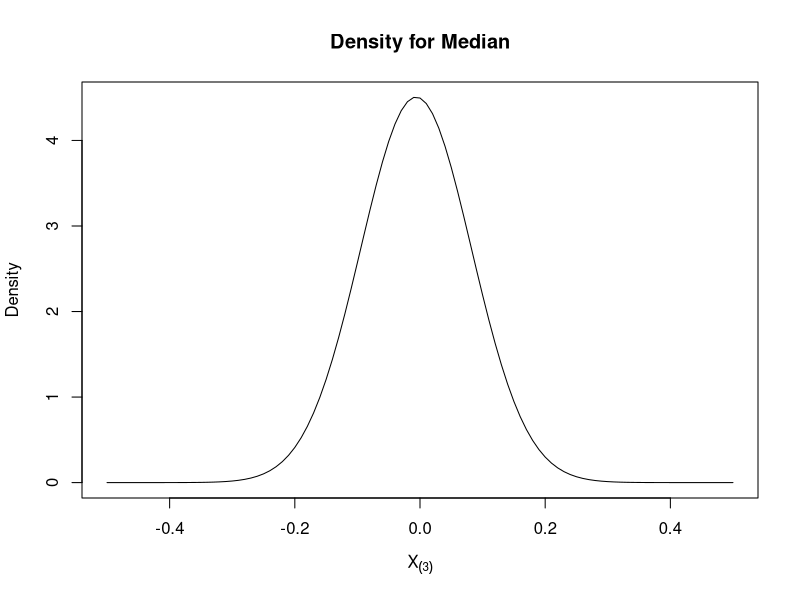
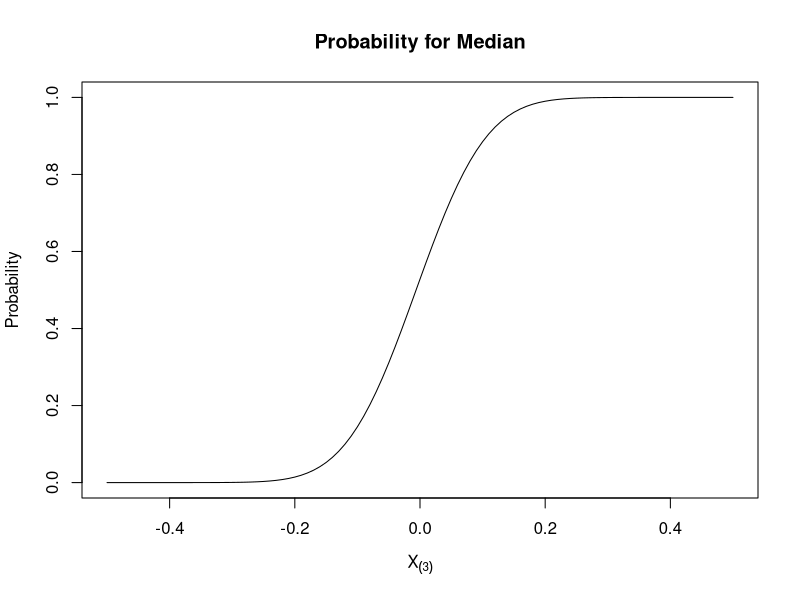
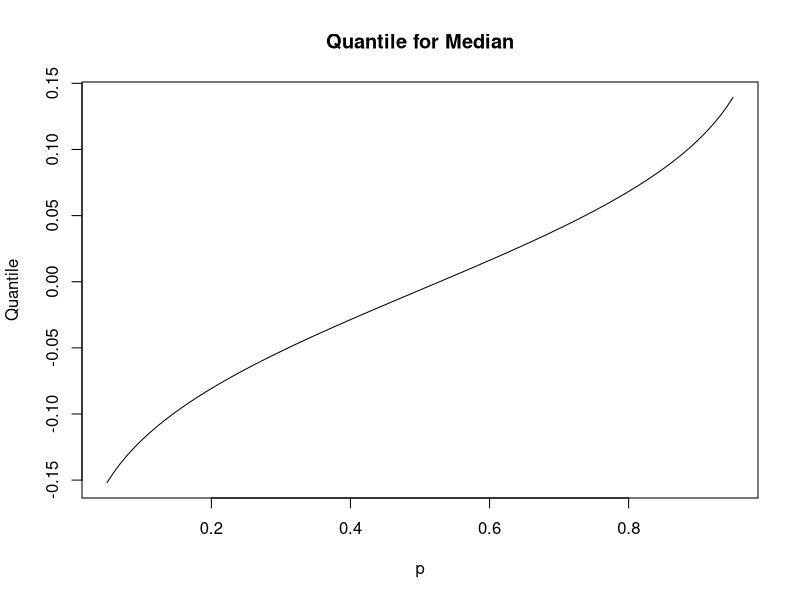
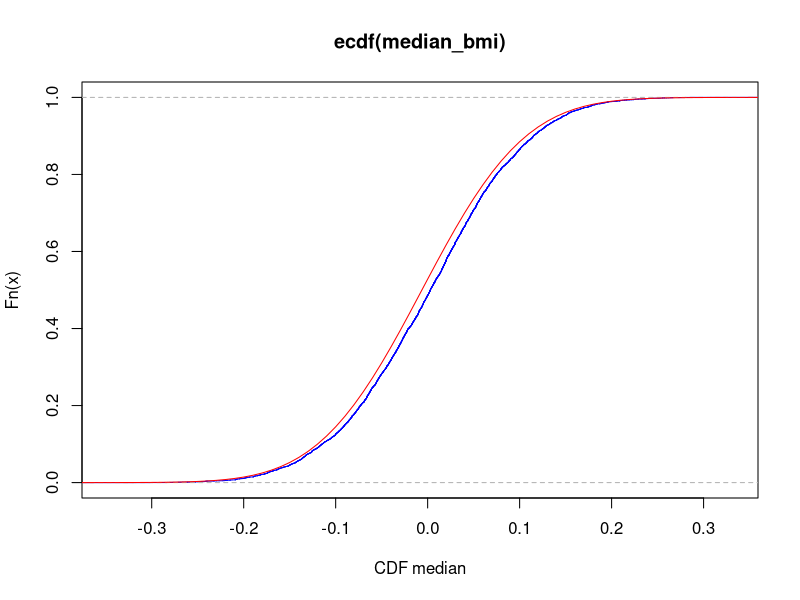
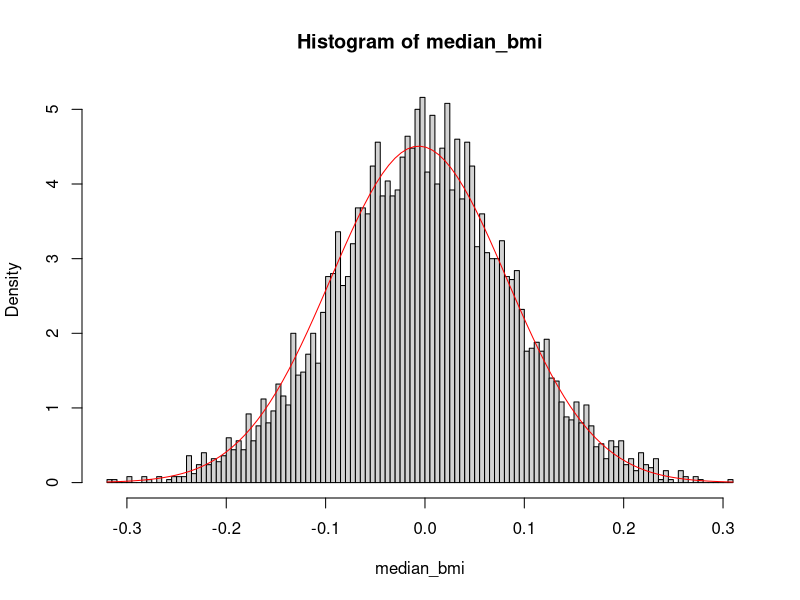
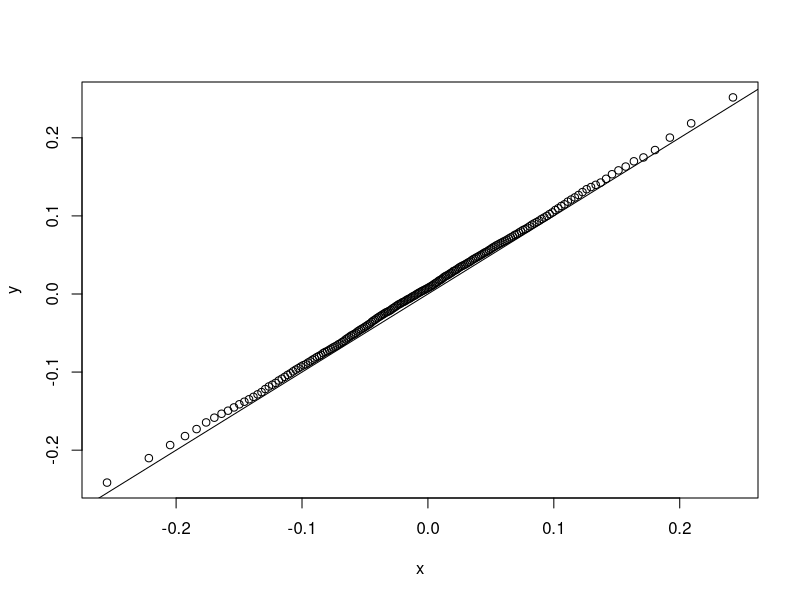
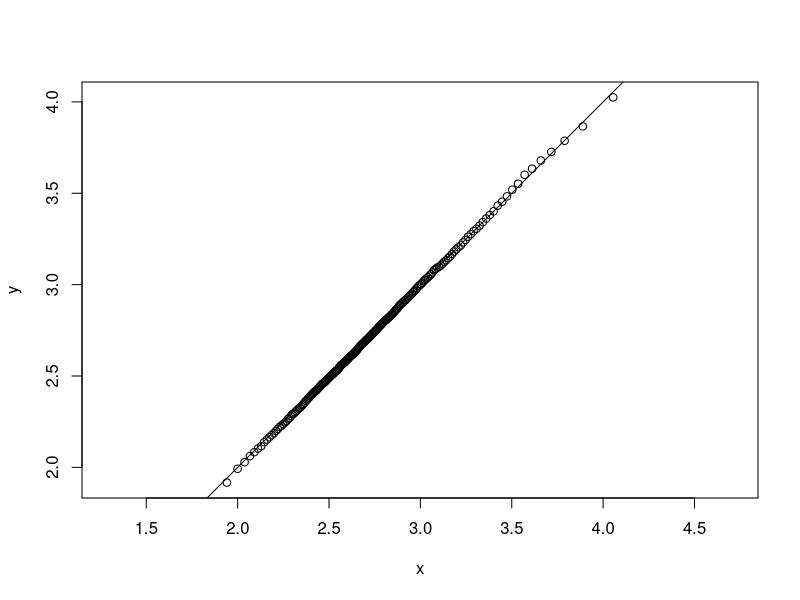
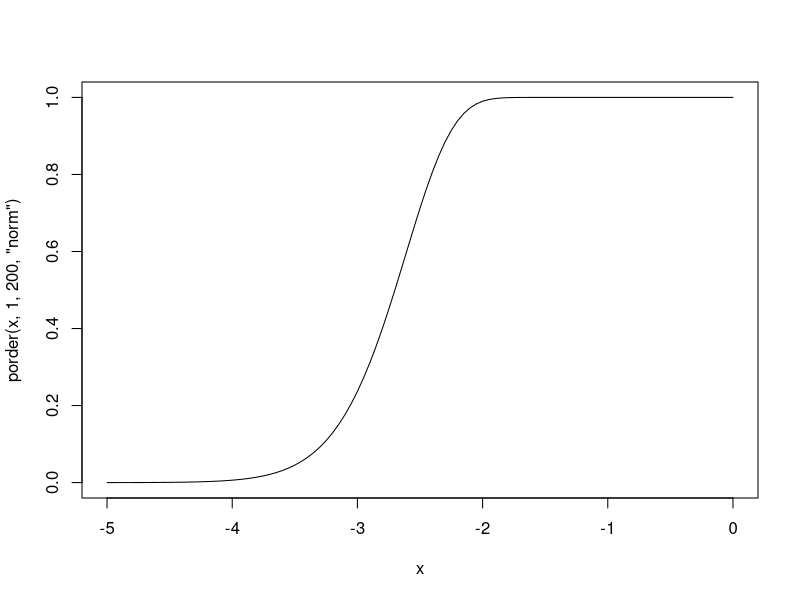

Generate these figures, in order, with R:
## ---- chunk 1
knitr::opts_chunk$set(echo = TRUE)
## ---- chunk 2
library(tidyverse)
library(dplyr)
## ---- chunk 3
dorder <- function(x){
  100*
  choose(200,100)*
  (pnorm(x))^(100-1)*
  (1-pnorm(x))^(200-100)*
  dnorm(x)
}
curve(
    dorder(x)
  , -0.5
  , 0.5
  , xlab = parse(text="X[(3)]")
  , ylab = "Density"
  , main="Density for Median"
)
## ---- chunk 4
porder <- function(x){
  pbinom(100-1, 200, pnorm(x), lower.tail = FALSE)
}
curve(
    porder(x)
  , -0.5
  , 0.5
  , xlab = parse(text="X[(3)]")
  , ylab = "Probability"
  , main="Probability for Median"
)
## ---- chunk 5

data <- data.frame(x=seq(-0.5,0.5,by=0.001)) %>%
  mutate(p=porder(x))
qf1 <- approxfun(data$p,data$x)
qf1(0.7)
curve(qf1,0.05,0.95,, main="Quantile for Median",xlab = "p",ylab = "Quantile")
## ---- chunk 6
median_bmi <- rep(NA, 5000)
for(i in seq_along(median_bmi)){
  bmi <- rnorm(200)
  median_bmi[i] <- median(bmi)
}
plot(ecdf(median_bmi),xlab = parse(text = "CDF~median"),col="blue")
curve(porder(x),-0.5,0.5,add = TRUE, col="red")
## ---- chunk 7
median_bmi <- rep(NA, 5000)
for(i in seq_along(median_bmi)){
  bmi <- rnorm(200)
  median_bmi[i] <- median(bmi)
}
hist(median_bmi,breaks = 100,freq = FALSE)
curve(dorder(x),add = TRUE,col="red")
## ---- chunk 8
p <-ppoints(200)
median_bmi <- rep(NA, 5000)
for(i in seq_along(median_bmi)){
  bmi <- rnorm(200)
  median_bmi[i] <- median(bmi)
}

x<-qf1(p)
y<-quantile(median_bmi,probs = p)
plot(x,y)
abline(0,1)
## ---- chunk 9
dorder <- function(x,k){
  k*
  choose(200,k)*
  (pnorm(x))^(k-1)*
  (1-pnorm(x))^(200-k)*
  dnorm(x)
}
## ---- chunk 10
porder <- function(x,k){
  pbinom(k-1, 200, pnorm(x), lower.tail = FALSE)
}
## ---- chunk 11
qorder <- function(p,k) {
  tmp <- function(x,k){porder(x,k)-p}
  out<-p*0
  for (i in seq_along(p)) {
    out[i] <- uniroot(tmp,c(-5,10),p=p[i])$root
    
  }
  out
}

## ---- chunk 12
M <- 5000 # studies
N <- 200 # sample size
b <- array(rnorm(M*N), c(M, N))
max <- b %>% apply(1, function(x){sort(x)[200]})

qmax <- function(p) {
  tmp <- function(x,p){porder(x,200)-p}
  out<-p*0
  for (i in seq_along(p)) {
    out[i] <- uniroot(tmp,c(-5,10),p=p[i])$root
    
  }
  out
}

x<-qmax((1:199)/200)
y <- quantile(max, probs = (1:199)/200,na.rm = TRUE)
#rg <- range(x, y, na.rm=T)
qqplot(x,y,asp=1)
abline(0,1)

#plot(x,y)

## ---- chunk 13
dorder <- function(x,k,n,dist,...){
  pf <- eval(parse(text=paste0("p" ,dist)))
  df <- eval(parse(text=paste0("d" , dist)))
  k*
    choose(n,k)*
    (pf(x, ...))^(k-1)*
    (1-pf(x, ...))^(n-k)*
    df(x, ...)
}

porder <- function(x,k,n,dist,...){
  pf <- eval(parse(text=paste0("p" ,dist)))
  pbinom(k-1, n, pf(x,...), lower.tail = FALSE)
}

qorder <- function(p,k,dist,...) {
  tmp <- function(x,p){porder(x,k,dist,...)-p}
  out<-p*0
  for (i in seq_along(p)) {
    out[i] <- uniroot(tmp,c(-100,100),p=p[i])$root
    
  }
  out
}


## ---- chunk 14
curve(porder(x, 1, 200, "norm"), -5, 0)
curve(dorder(x, 1, 200, "norm"), -5, 0)
